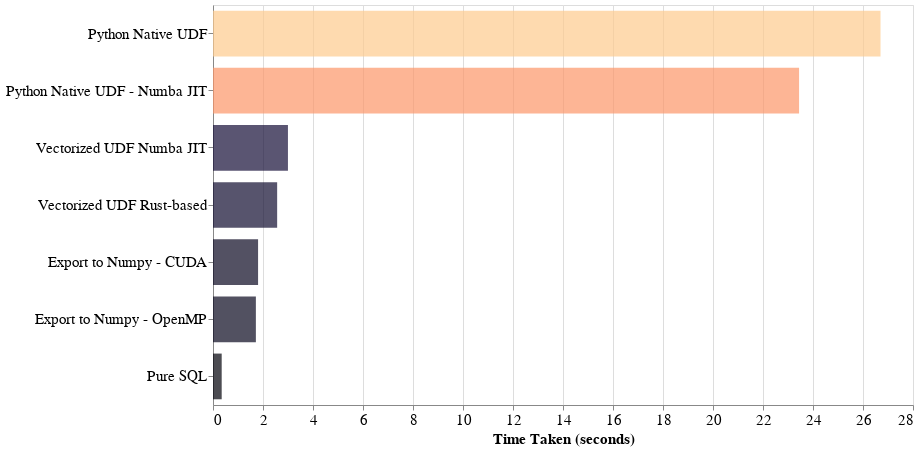

The code cell stored with this chart in its notebook:
### Code cell
entries = {
    "Python Native UDF": 26.701,  # seconds
    "Python Native UDF - Numba JIT": 23.443,  # seconds
    "Vectorized UDF Numba JIT": 2.998,  # seconds
    "Vectorized UDF Rust-based": 2.566,  # seconds
    "Pure SQL": 0.3479,  # seconds
    "Export to Numpy - OpenMP": 1.715,  # seconds
    "Export to Numpy - CUDA": 1.803,  # seconds
}
get_chart(entries, height=400)

### Figure 1 — Vega-Lite specification as saved in the notebook (floating-point values rounded to 4 significant figures)
{"config": {"view": {"continuousWidth": 300, "continuousHeight": 300}, "axis": {"labelFontSize": 15, "titleFontSize": 15}, "scale": {"bandPaddingInner": 0.2}}, "data": {"name": "data-cac50f3e13ccc2b00d2c7b297cf6b279"}, "mark": {"type": "bar"}, "encoding": {"color": {"field": "time_taken", "legend": null, "scale": {"domain": [0, 30], "scheme": "magma"}, "type": "quantitative"}, "opacity": {"value": 0.7}, "x": {"axis": {"title": "Time Taken (seconds)"}, "field": "time_taken", "type": "quantitative"}, "y": {"axis": {"labelLimit": 1000, "title": null}, "field": "approach", "sort": "-x", "type": "nominal"}}, "height": 400, "width": 700, "$schema": "https://vega.github.io/schema/vega-lite/v5.17.0.json", "datasets": {"data-cac50f3e13ccc2b00d2c7b297cf6b279": [{"approach": "Python Native UDF", "time_taken": 26.7}, {"approach": "Python Native UDF - Numba JIT", "time_taken": 23.44}, {"approach": "Vectorized UDF Numba JIT", "time_taken": 2.998}, {"approach": "Vectorized UDF Rust-based", "time_taken": 2.566}, {"approach": "Pure SQL", "time_taken": 0.3479}, {"approach": "Export to Numpy - OpenMP", "time_taken": 1.715}, {"approach": "Export to Numpy - CUDA", "time_taken": 1.803}]}}
